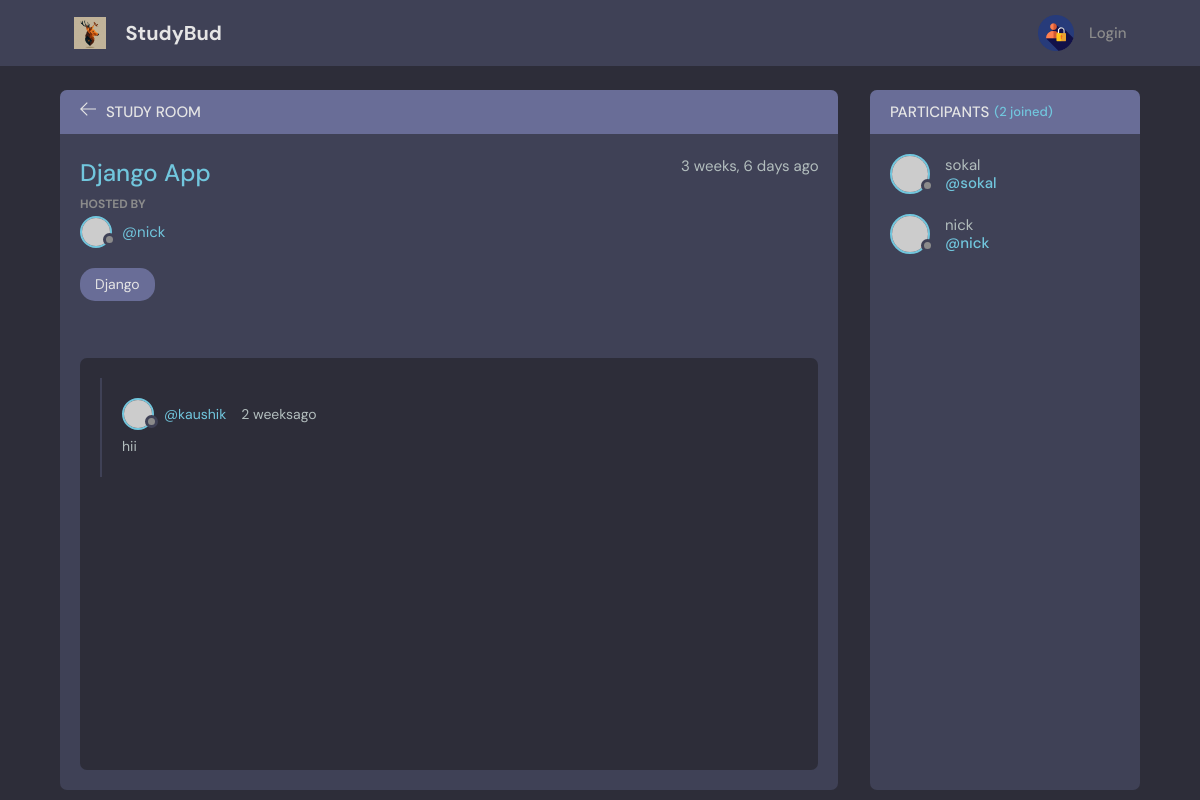
The app's page /room/9/, older data.
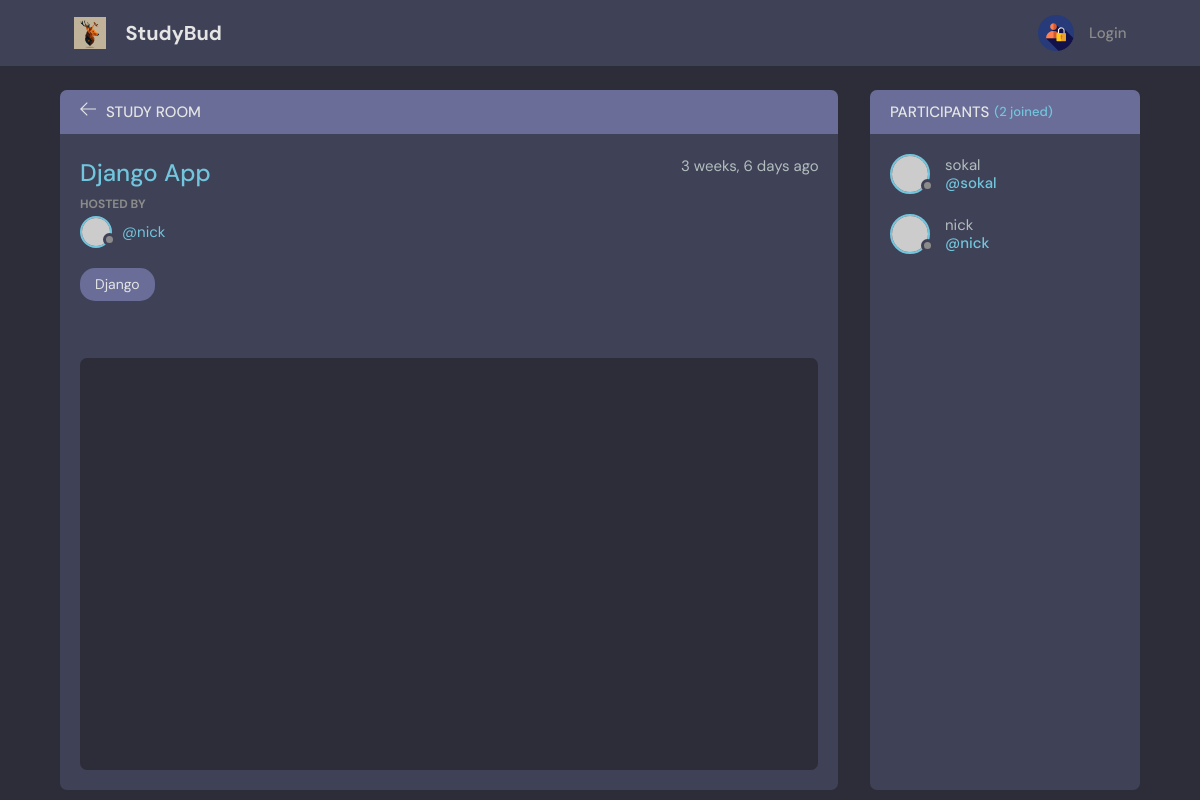
The same page, newer data.
### base/models.py (models this page shows, shortened)
class Meassage(models.Model):
    user = models.ForeignKey(User, on_delete=models.CASCADE)
    room = models.ForeignKey(Room, on_delete=models.CASCADE)
    body = models.TextField()
    updated = models.DateTimeField(auto_now = True)
    created = models.DateTimeField(auto_now_add = True)
    class Meta:
        ordering = ['-updated','-created']

### base/views.py (the view, shortened to what this page needs)
# urls.py: path('room/<str:pk>/',views.room, name ="room"),
def room(request , pk ):
    var_room = Room.objects.get(id=pk)
    room_messages = var_room.meassage_set.all()# This is related manager for foreign key(meassage_set)
    room_participants = var_room.participants.all()
    context = {'var_room': var_room, 'room_messages':room_messages,'room_participants':room_participants}
    return render(request, 'base/room.html',context)

### base/templates/base/room.html (shortened to what this page needs)
{% extends 'main.html' %}
{% block content %}
    <main class="profile-page layout layout--2">
      <div class="container">
        <div class="room">
          <div class="room__top">
            <div class="room__topLeft">
              <a href="{% url 'home' %}">
                <svg version="1.1" xmlns="http://www.w3.org/2000/svg" width="32" height="32" viewBox="0 0 32 32">
                  <title>arrow-left</title>
                  <path
                    d="M13.723 2.286l-13.723 13.714 13.719 13.714 1.616-1.611-10.96-10.96h27.625v-2.286h-27.625l10.965-10.965-1.616-1.607z"
                  ></path>
                </svg>
              </a>
              <h3>Study Room</h3>
            </div>
          </div>
          <div class="room__box scroll">
            <div class="room__header scroll">
              <div class="room__info">
                <h3>{{var_room.name}}</h3>
                <span>{{var_room.created|timesince}} ago </span>
              </div>
              <div class="room__hosted">
                <p>Hosted By</p>
                <a href="{% url 'user-profile' var_room.host.id %}" class="room__author">
                  <div class="avatar avatar--small">
                    <img src="https://randomuser.me/api/portraits/men/37.jpg" />
                  </div>
                  <span>@{{var_room.host.username}}</span>
                </a>
              </div>
              <span class="room__topics">{{var_room.topic.namee}}</span>
            </div>
            <div class="room__conversation">
              <div class="threads scroll">
                {% for i in room_messages %}
                <div class="thread">
                  <div class="thread__top">
                    <div class="thread__author">
                      <a href="{% url 'user-profile' i.user.id %}" class="thread__authorInfo">
                        <div class="avatar avatar--small">
                          <img src="https://randomuser.me/api/portraits/men/37.jpg" />
                        </div>
                        <span>@{{i.user.username}}</span>
                      </a>
                      <span class="thread__date">{{i.created|timesince}}ago</span>
                    </div>
                  </div>
                  <div class="thread__details">
                  <P>{{i.body}}</P>
                  </div>
                </div>
                {% endfor %}
              </div>
            </div>
          </div>
        </div>
        <div class="participants">
          <h3 class="participants__top">Participants <span>({{room_participants.count}} joined)</span></h3>
          <div class="participants__list scroll">
            {% for i in room_participants %}
            <a href="{% url 'user-profile' i.id %}" class="participant">
              <div class="avatar avatar--medium">
                <img src="https://randomuser.me/api/portraits/men/37.jpg" />
              </div>
              <p>
                {{i.username}}
                <span>@{{i.username}}</span>
              </p>
            </a>
            {% endfor %}
          </div>
        </div>
      </div>
    </main>
{% endblock %}

Row changes from the older to the newer data that the page shows:
removed Meassage: user.username "kaushik", created "2 weeks", body "hii"
